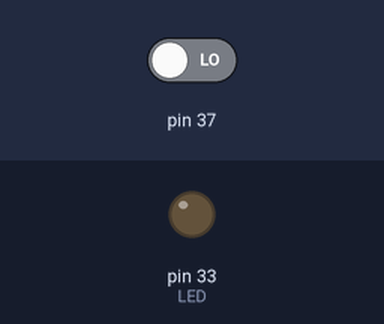
Simulated run of this sketch. Board: Arduino Mega 2560, built with avr-gcc and run on an emulated ATmega2560. Parts: output pins drawn as LEDs (lit = HIGH). Inputs (shaded band) come from the test bench; at power-on: pin 37 LOW.

Above: at 1.2 s.
1.3 s: pin 37 driven HIGH
At 1.9 s:
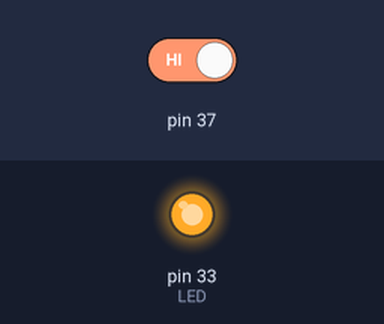
2.8 s: pin 37 driven LOW
At 4.2 s:
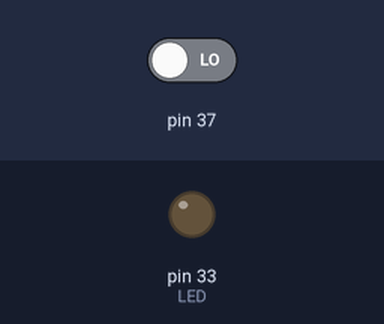
Timing chart, 0 to 5.8 s (numbered marks = the images above; inputs shaded):
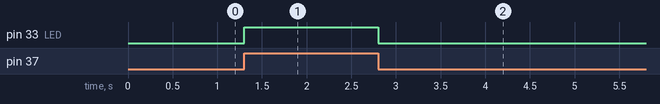

Measured:
- after the input at 1.3 s, pin 33 (LED): LOW → HIGH at once
- after the input at 2.8 s, pin 33 (LED): HIGH → LOW at once

The sketch:

AVR1.ino
```cpp
int switch_state;
int LED = 33;

void setup() {

  pinMode(37,INPUT);

  pinMode(33,OUTPUT);

}

void loop() {

  switch_state = digitalRead(37);

  if(switch_state==1)

    digitalWrite(LED,HIGH);

  else

    digitalWrite(LED,LOW);
}
```
